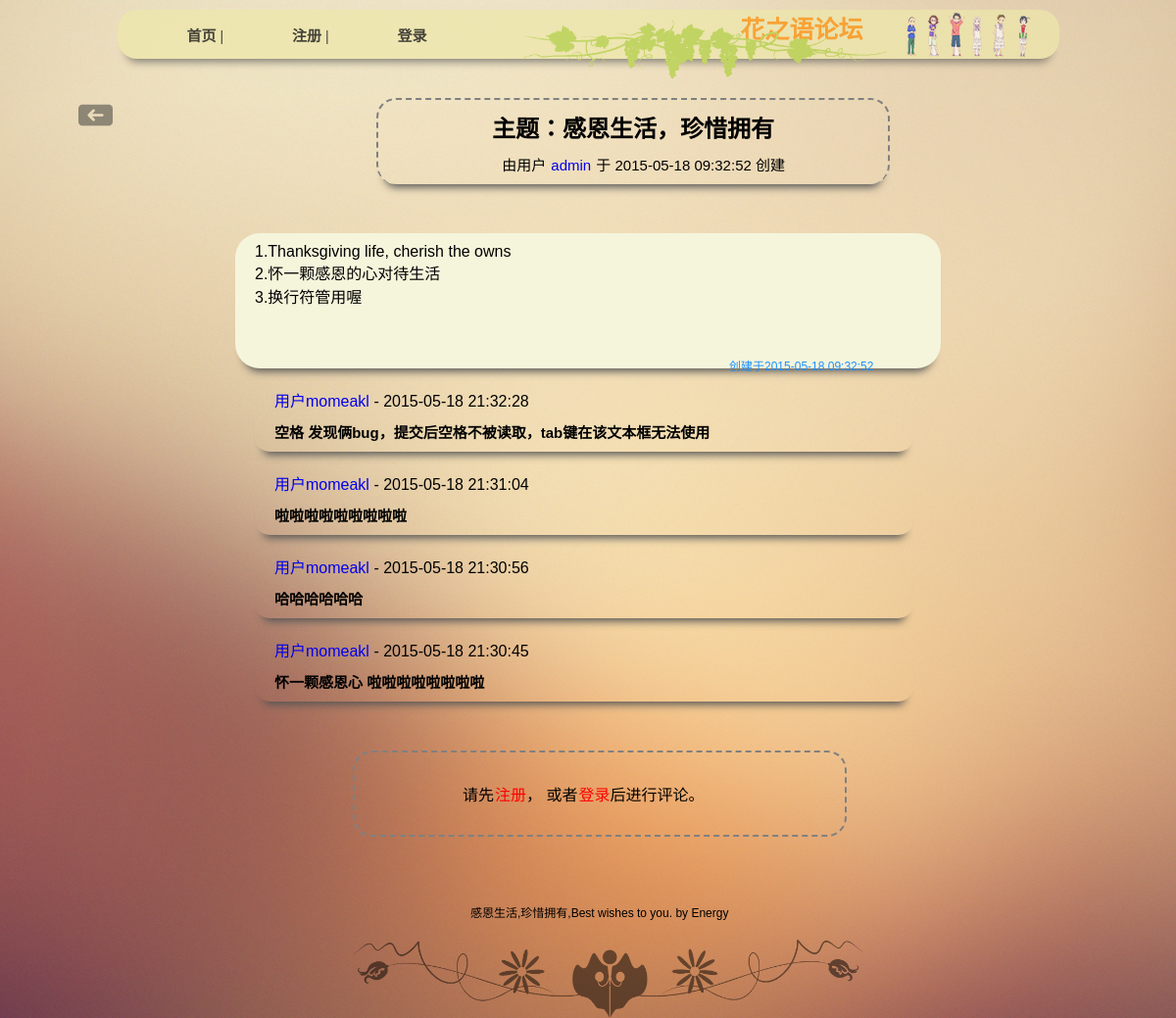
Page /work/view_topic.php?id=25 on the committed database.
### tables this page shows
CREATE TABLE `forum_topic` (
  `id` int(10) NOT NULL AUTO_INCREMENT,
  `topic` varchar(255) NOT NULL,
  `detail` text NOT NULL,
  `name` varchar(32) NOT NULL,
  `email` varchar(100) NOT NULL,
  `datetime` datetime NOT NULL DEFAULT '0000-00-00 00:00:00',
  `view` int(10) NOT NULL DEFAULT '0',
  `reply` int(10) NOT NULL DEFAULT '0',
  `sticky` tinyint(1) NOT NULL DEFAULT '0',
  PRIMARY KEY (`id`)
);

CREATE TABLE `forum_reply` (
  `id` int(10) NOT NULL AUTO_INCREMENT,
  `topic_id` int(10) NOT NULL DEFAULT '0',
  `reply_id` int(10) NOT NULL DEFAULT '0',
  `reply_name` varchar(32) NOT NULL,
  `reply_email` varchar(100) NOT NULL,
  `reply_detail` text NOT NULL,
  `reply_datetime` datetime NOT NULL DEFAULT '0000-00-00 00:00:00',
  PRIMARY KEY (`id`),
  KEY `a_id` (`reply_id`)
);

### work/view_topic.php (the view, shortened to what this page needs)
<?php
  $id=$_GET['id'];
  $sql="SELECT * FROM forum_topic WHERE id='$id'";
  $result=mysql_query($sql);
  $rows=mysql_fetch_array($result);
?>
<?php include('../includes/header.inc.php'); ?>
<img id="x" src="../images/backspace.png" alt="backspace">
<div class="setTopic">
<h2 style="text-align:center;"><?php echo '主题：'.$rows['topic']; ?></h2>
<p class="info">
	由用户<a href="view_profile.php?id=<?php echo $rows['name']; ?>">
	<?php echo $rows['name']; ?></a> 于 <?php echo $rows['datetime']; ?>
	创建
</p>
</div>
<div class="detial">
<p class="article">
<?php
	echo nl2br(htmlspecialchars($rows['detail']));
?>
</p>
<div class="user">
    <p>创建于<?php echo $rows['datetime']; ?></p>
</div>
</div>
<dl>
<div class=result><p><?php
  $sql	="SELECT * FROM forum_reply WHERE topic_id='$id'";
  $result	= mysql_query($sql);
  $num_rows = mysql_num_rows($result);
  if ($num_rows)
  {
	while($rows=mysql_fetch_array($result))
	{
?>
<section class="reply">
 <dt>
    <a href="view_profile.php?id=<?php echo $rows['reply_name']; ?>">
    	<?php echo '用户'.$rows['reply_name']; ?>
    </a>
     - <?php echo $rows['reply_datetime']; ?>
 </dt>
 <dd>
  <p><?php
    	echo nl2br(htmlspecialchars($rows['reply_detail']));
     ?></p>
 </dd>
</section>
 <?php
	}
  }else{
	echo "暂无回复!";
  }
    ?></p></div>
</dl>
<div class="replyText"><?php
if (!$_SESSION['username'])
{
	echo '<p class="noregist">请先<a href="create_user.php">注册</a>，
		  或者<a href="logon_form.php">登录</a>后进行评论。</p>';
} ?></div>
<br>
<?php include('../includes/footerBack.inc.php'); ?>

### css/bbs.css (style rules this page uses)
* { margin: 0; padding: 0; font-family: '幼圆',helvetcia,sans-serif; }
body { background-color:firebrick; }
a { margin-left: 20px; text-decoration: none; }
p.info { text-align: right; margin-right: 20px; font-size: 15px; }
p.info a { margin-left: 1px; margin-right: 1px; }
div.setTopic { margin-top: 40px; margin-left: 32%; padding: 10px; border: 2px dashed gray; border-bottom: 0; box-shadow: 0 12px 8px -9px #555; border-radius: 20px; width: 500px; }
div.setTopic p { margin-top: 10px; margin-right: 19%; }
div.detial { width: 60%; height: 16%; background-color: beige; margin: 50px auto; border-radius: 25px; box-shadow: 0 12px 8px -9px #555; position: relative; padding-top: 10px; }
div.detial p.article { margin-left: 20px; }
div.detial div.user { margin-left: 70%; margin-top: 7%; }
div.detial div.user p { font-size: 12px; color: dodgerblue; }
div.result { margin-left: 20%; margin-top: -30px; margin-bottom: 50px; }
div.result p { font-weight: 650; }
div.result section { width: 70%; margin-left: 20px; border-radius: 15px; box-shadow: 0 12px 8px -9px #555; margin-top: 20px; }
div.result section p { font-size: 15px; padding:10px 50px 10px 20px; }
div.replyText p.noregist { width: 30%; margin-left: 30%; margin-bottom: 50px; border: 2px dashed gray; border-radius: 20px; padding: 30px 30px 30px 110px;; }
div.replyText p.noregist a { margin-left: 1px; color: red; }
img#x { max-height: 35px; float: left; margin-left: 80px; cursor: pointer; opacity: 0.5; }

### rows in the picture
forum_topic: topic "感恩生活，珍惜拥有", name "admin", datetime "2015-05-18 09:32:52", detail "1.Thanksgiving life, cherish the owns 2.怀一颗感恩的心对待生活 3.换行符管用喔"
forum_reply: reply_name "momeakl", reply_datetime "2015-05-18 21:32:28", reply_detail "空格 发现俩bug，提交后空格不被读取，tab键在该文本框无法使用"
forum_reply: reply_name "momeakl", reply_datetime "2015-05-18 21:31:04", reply_detail "啦啦啦啦啦啦啦啦啦"
forum_reply: reply_name "momeakl", reply_datetime "2015-05-18 21:30:56", reply_detail "哈哈哈哈哈哈"
forum_reply: reply_name "momeakl", reply_datetime "2015-05-18 21:30:45", reply_detail "怀一颗感恩心 啦啦啦啦啦啦啦啦"
